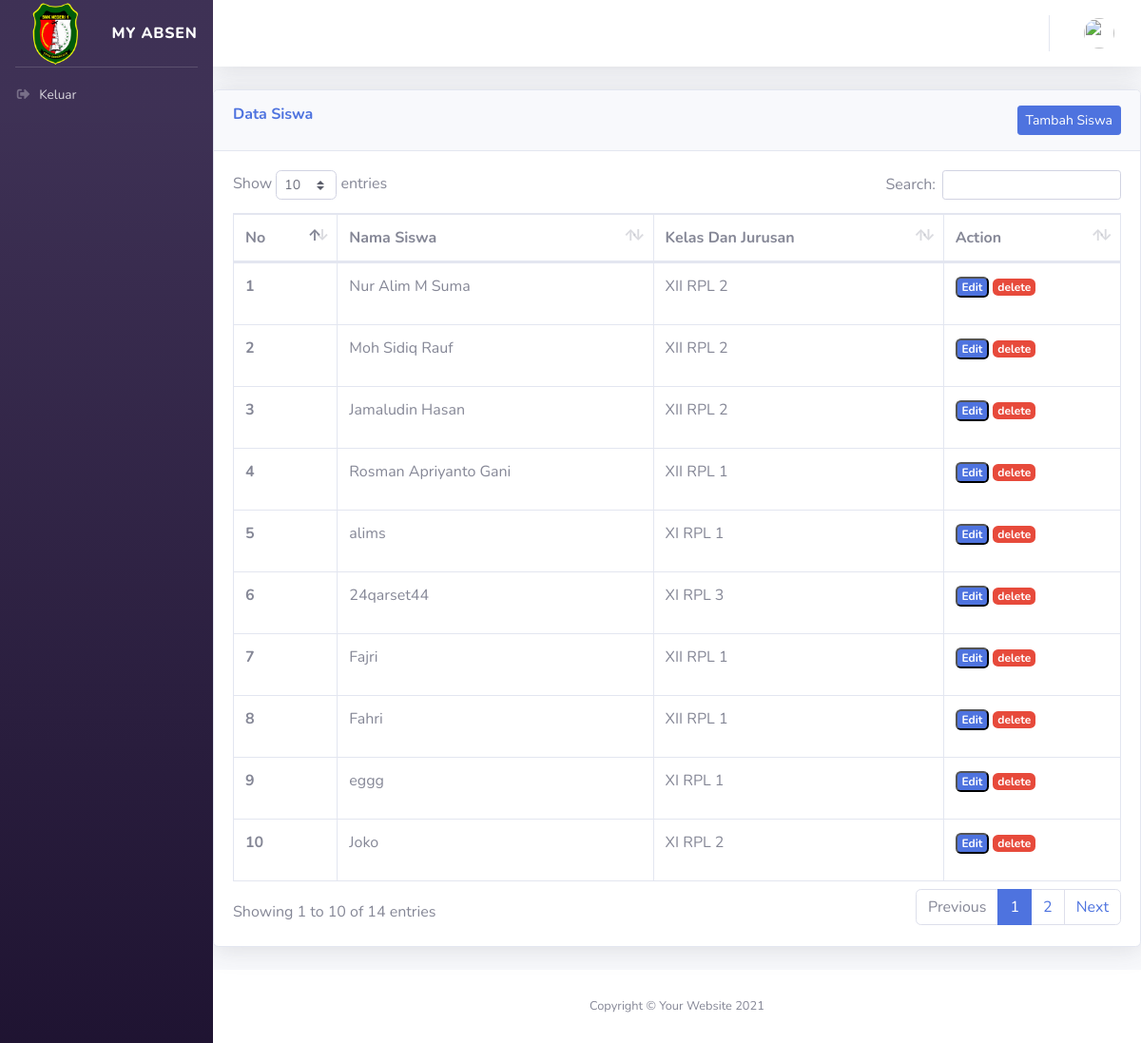
Page /index.php/jurusan/allDAtaRpl on the committed database.
### tables this page shows
CREATE TABLE `tb_siswa_rpl` (
  `id` int NOT NULL,
  `nama` varchar(50) NOT NULL,
  `kelas` int NOT NULL
);

### application/controllers/Jurusan.php (called while the page is built, shortened)
<?php
class Jurusan extends CI_Controller
{
    public function __construct()
    {
        $this->load->library('form_validation');
        $this->load->model('Model_kelas');
        $this->load->model('Model_siswa');
        $this->load->model('Model_absen');
    }
    public function allDAtaRpl(){
        $data['title'] = 'Data Siswa Rpl';
        $data['user'] = $this->db->get_where('user', ['email' => $this->session->userdata('email')])->row_array();
        $data['kelasRpl'] = $this->Model_kelas->getKelasRpl();
        $data['datasiswaRpl'] = $this->Model_siswa->get_all_siswa();
        $this->load->view('templates/header', $data);
        $this->load->view('templates/sidebar', $data);
        $this->load->view('templates/topbar', $data);
        $this->load->view('jurusan/tambahSiswaRpl', $data);
        $this->load->view('templates/footer');
    }
}

### index.php (called while the page is built, shortened)
<?php
require_once BASEPATH.'core/CodeIgniter.php';

### application/models/Model_siswa.php (called while the page is built, shortened)
<?php
class Model_siswa extends CI_model
{
    public function get_all_siswa(){
        $this->db->select('*');
        $this->db->from('tb_siswa_rpl');
        $this->db->join('tb_kelas_rpl', 'tb_kelas_rpl.id_kelasrpl = tb_siswa_rpl.kelas', 'left');
        return $this->db->get()->result();
    }
}

### application/views/jurusan/tambahSiswaRpl.php (the view, shortened to what this page needs)
<div class="row">
    <div class="col-lg">
        <div class="card shadow mb-4">
            <div class="card-header py-3">
                <h6 class="m-0 font-weight-bold text-primary">Data Siswa
                    <a href="" class="btn btn-primary btn-sm float-right" data-toggle="modal" data-target="#examplesubModal">Tambah
                        Siswa</a>
            </div>
            <div class="card-body">
                <div class="table-responsive">
                    <table class="table table-bordered" id="dataTable" width="100%" cellspacing="0">
                        <thead>
                            <tr>
                                <th scope="col">No</th>
                                <th scope="col">Nama Siswa</th>
                                <th scope="col">Kelas Dan Jurusan</th>
                                <th scope="col">Action</th>
                            </tr>
                        </thead>
                        <tbody>
                            <?php $i = 1; ?>
                            <?php foreach ($datasiswaRpl as $r) : ?>
                                <tr>
                                    <th scope="row"><?= $i; ?></th>
                                    <td><?= $r->nama ?></td>
                                    <td><?php if($r->kelas=='1') { ?>
                                    XII RPL 1
                                <?php }else if($r->kelas=='2') { ?>
                                    XII RPL 2
                                <?php }else if($r->kelas=='3') { ?>
                                    XI RPL 1
                                <?php }else if($r->kelas=='4') { ?>
                                    XI RPL 2
                                <?php }else if($r->kelas=='5') { ?>
                                    XI RPL 3
                                <?php }else if($r->kelas=='6') { ?>
                                    X RPL 1
                                <?php }else if($r->kelas=='7') { ?>
                                    X RPL 2
                                <?php }else{ if($r->kelas=='8') ?>
                                    X RPL 3
                                <?php }; ?></td>
                                    <td>
                                        <button type="button" class="badge badge-primary mb-3" data-toggle="modal" data-target="#lexamplesubModal<?php echo $r->id ?>">Edit</button>
                                        <a href="<?= base_url(); ?>jurusan/deleteSiswaRpl/<?= $r->id ?>" class="badge badge-danger" onclick="return confirm('Are you sure?');">delete</a>
                                    </td>
                                </tr>
                                <?php $i++; ?>
                            <?php endforeach; ?>
                        </tbody>
                    </table>
                </div>
            </div>
        </div>
    </div>
</div>
</div>

### rows in the picture
tb_siswa_rpl: nama "Nur Alim M Suma", kelas "XII RPL 2"
tb_siswa_rpl: nama "Moh Sidiq Rauf", kelas "XII RPL 2"
tb_siswa_rpl: nama "Jamaludin Hasan", kelas "XII RPL 2"
tb_siswa_rpl: nama "Rosman Apriyanto Gani", kelas "XII RPL 1"
tb_siswa_rpl: nama "alims", kelas "XI RPL 1"
tb_siswa_rpl: nama "24qarset44", kelas "XI RPL 3"
tb_siswa_rpl: nama "Fajri", kelas "XII RPL 1"
tb_siswa_rpl: nama "Fahri", kelas "XII RPL 1"
tb_siswa_rpl: nama "eggg", kelas "XI RPL 1"
tb_siswa_rpl: nama "Joko", kelas "XI RPL 2"
